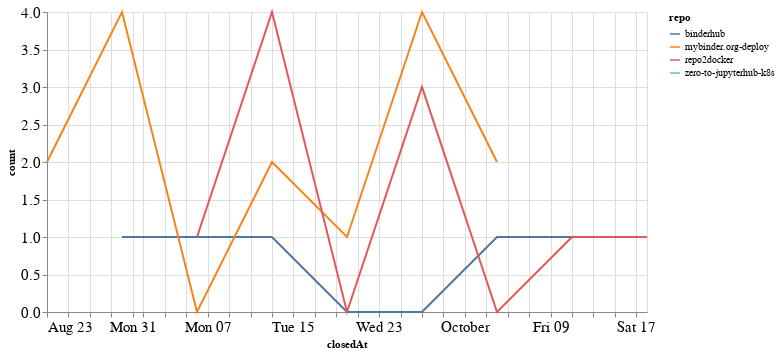

Notebook code for this chart:
### Code cell
closed_by_time = closed_by.groupby('repo').resample('W', on='closedAt').count()['author'].reset_index()
closed_by_time = closed_by_time.rename(columns={'author': 'count'})

alt.Chart(closed_by_time, width=600).mark_line().encode(
    x='closedAt',
    y='count',
    color='repo',
    tooltip="repo"
)

### Figure 1 — Vega-Lite specification as saved in the notebook (floating-point values rounded to 4 significant figures)
{"config": {"axisLeft": {"labelFontSize": 15}, "axisBottom": {"labelFontSize": 15}}, "data": {"name": "data-2f9d5afe65cd62e7ce32783707b7b3ab"}, "mark": "line", "encoding": {"color": {"type": "nominal", "field": "repo"}, "tooltip": {"type": "nominal", "field": "repo"}, "x": {"type": "temporal", "field": "closedAt"}, "y": {"type": "quantitative", "field": "count"}}, "width": 600, "$schema": "https://vega.github.io/schema/vega-lite/v4.8.1.json", "datasets": {"data-2f9d5afe65cd62e7ce32783707b7b3ab": [{"repo": "binderhub", "closedAt": "2020-08-30T00:00:00", "count": 1}, {"repo": "binderhub", "closedAt": "2020-09-06T00:00:00", "count": 1}, {"repo": "binderhub", "closedAt": "2020-09-13T00:00:00", "count": 1}, {"repo": "binderhub", "closedAt": "2020-09-20T00:00:00", "count": 0}, {"repo": "binderhub", "closedAt": "2020-09-27T00:00:00", "count": 0}, {"repo": "binderhub", "closedAt": "2020-10-04T00:00:00", "count": 1}, {"repo": "binderhub", "closedAt": "2020-10-11T00:00:00", "count": 1}, {"repo": "mybinder.org-deploy", "closedAt": "2020-08-23T00:00:00", "count": 2}, {"repo": "mybinder.org-deploy", "closedAt": "2020-08-30T00:00:00", "count": 4}, {"repo": "mybinder.org-deploy", "closedAt": "2020-09-06T00:00:00", "count": 0}, {"repo": "mybinder.org-deploy", "closedAt": "2020-09-13T00:00:00", "count": 2}, {"repo": "mybinder.org-deploy", "closedAt": "2020-09-20T00:00:00", "count": 1}, {"repo": "mybinder.org-deploy", "closedAt": "2020-09-27T00:00:00", "count": 4}, {"repo": "mybinder.org-deploy", "closedAt": "2020-10-04T00:00:00", "count": 2}, {"repo": "repo2docker", "closedAt": "2020-09-06T00:00:00", "count": 1}, {"repo": "repo2docker", "closedAt": "2020-09-13T00:00:00", "count": 4}, {"repo": "repo2docker", "closedAt": "2020-09-20T00:00:00", "count": 0}, {"repo": "repo2docker", "closedAt": "2020-09-27T00:00:00", "count": 3}, {"repo": "repo2docker", "closedAt": "2020-10-04T00:00:00", "count": 0}, {"repo": "repo2docker", "closedAt": "2020-10-11T00:00:00", "count": 1}, {"repo": "repo2docker", "closedAt": "2020-10-18T00:00:00", "count": 1}, {"repo": "zero-to-jupyterhub-k8s", "closedAt": "2020-10-18T00:00:00", "count": 1}]}}
